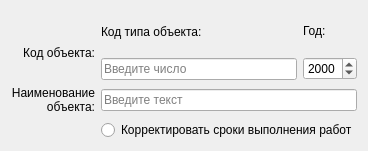
<?xml version="1.0" encoding="UTF-8"?>
<ui version="4.0">
 <class>Dialog</class>
 <widget class="QDialog" name="Dialog">
  <property name="geometry">
   <rect>
    <x>0</x>
    <y>0</y>
    <width>335</width>
    <height>151</height>
   </rect>
  </property>
  <property name="windowTitle">
   <string>Выбор объекта</string>
  </property>
  <layout class="QGridLayout" name="gridLayout">
   <item row="0" column="1">
    <layout class="QHBoxLayout" name="horizontalLayout">
     <item>
      <layout class="QVBoxLayout" name="verticalLayout">
       <item>
        <widget class="QLabel" name="label_2">
         <property name="text">
          <string>Код типа объекта:</string>
         </property>
        </widget>
       </item>
       <item>
        <widget class="QLineEdit" name="inpCode">
         <property name="toolTip">
          <string>Допускается ввод только целых чисел</string>
         </property>
         <property name="placeholderText">
          <string>Введите число</string>
         </property>
        </widget>
       </item>
      </layout>
     </item>
     <item>
      <layout class="QVBoxLayout" name="verticalLayout_2">
       <item>
        <widget class="QLabel" name="label_5">
         <property name="text">
          <string>Год:</string>
         </property>
        </widget>
       </item>
       <item>
        <widget class="QDateEdit" name="inpYear">
         <property name="displayFormat">
          <string>yyyy</string>
         </property>
        </widget>
       </item>
      </layout>
     </item>
    </layout>
   </item>
   <item row="2" column="0">
    <spacer name="horizontalSpacer">
     <property name="orientation">
      <enum>Qt::Horizontal</enum>
     </property>
     <property name="sizeHint" stdset="0">
      <size>
       <width>70</width>
       <height>20</height>
      </size>
     </property>
    </spacer>
   </item>
   <item row="2" column="1">
    <widget class="QRadioButton" name="radioButton">
     <property name="layoutDirection">
      <enum>Qt::LeftToRight</enum>
     </property>
     <property name="text">
      <string>Корректировать сроки выполнения работ</string>
     </property>
    </widget>
   </item>
   <item row="1" column="0">
    <widget class="QLabel" name="label_4">
     <property name="text">
      <string>Наименование
объекта:</string>
     </property>
     <property name="alignment">
      <set>Qt::AlignRight|Qt::AlignTrailing|Qt::AlignVCenter</set>
     </property>
    </widget>
   </item>
   <item row="1" column="1">
    <widget class="QLineEdit" name="inpName">
     <property name="toolTip">
      <string>Введите предложение на русском.
В качестве разделителя допустимы только пробелы.</string>
     </property>
     <property name="text">
      <string/>
     </property>
     <property name="placeholderText">
      <string>Введите текст</string>
     </property>
    </widget>
   </item>
   <item row="0" column="0">
    <widget class="QLabel" name="label">
     <property name="text">
      <string>
Код объекта:</string>
     </property>
     <property name="alignment">
      <set>Qt::AlignRight|Qt::AlignTrailing|Qt::AlignVCenter</set>
     </property>
    </widget>
   </item>
  </layout>
 </widget>
 <resources/>
 <connections/>
</ui>
